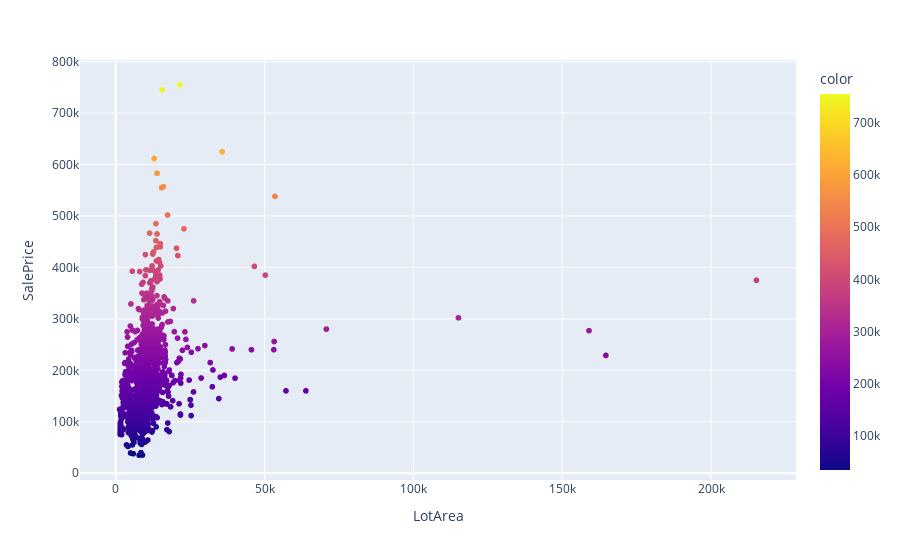

Notebook code for this chart:
### Markdown cell above
# LotArea (Pregunta 2)

### Code cell
figLotArea = px.scatter(x = LotArea, y = SalePrice, color=SalePrice, labels={'x':'LotArea', 'y':'SalePrice'})
figLotArea.show()

### Figure 1 — Plotly figure (JSON) as saved in the notebook; plotly's stock layout.template omitted (floating-point values rounded to 4 significant figures; data arrays with more than 128 entries replaced by an {"elided": "..."} marker saying what was removed)
{"data": [{"hoverlabel": {"namelength": 0}, "hovertemplate": "LotArea=%{x}<br>SalePrice=%{y}<br>color=%{marker.color}", "legendgroup": "", "marker": {"color": {"elided": "1460 int values"}, "coloraxis": "coloraxis", "symbol": "circle"}, "mode": "markers", "name": "", "showlegend": false, "type": "scattergl", "x": {"elided": "1460 int values"}, "xaxis": "x", "y": {"elided": "1460 int values"}, "yaxis": "y"}], "layout": {"coloraxis": {"colorbar": {"title": {"text": "color"}}, "colorscale": [[0, "#0d0887"], [0.1111, "#46039f"], [0.2222, "#7201a8"], [0.3333, "#9c179e"], [0.4444, "#bd3786"], [0.5556, "#d8576b"], [0.6667, "#ed7953"], [0.7778, "#fb9f3a"], [0.8889, "#fdca26"], [1, "#f0f921"]]}, "legend": {"tracegroupgap": 0}, "margin": {"t": 60}, "xaxis": {"anchor": "y", "domain": [0, 1], "title": {"text": "LotArea"}}, "yaxis": {"anchor": "x", "domain": [0, 1], "title": {"text": "SalePrice"}}}}
